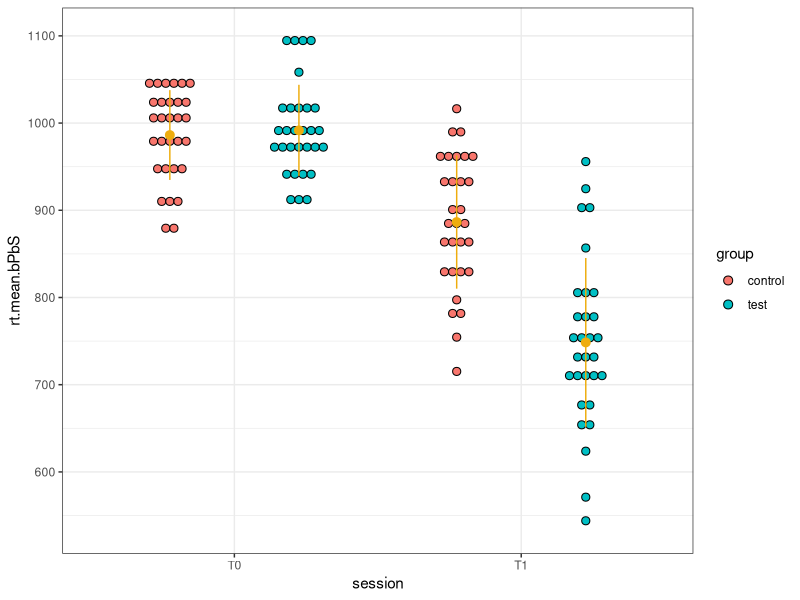
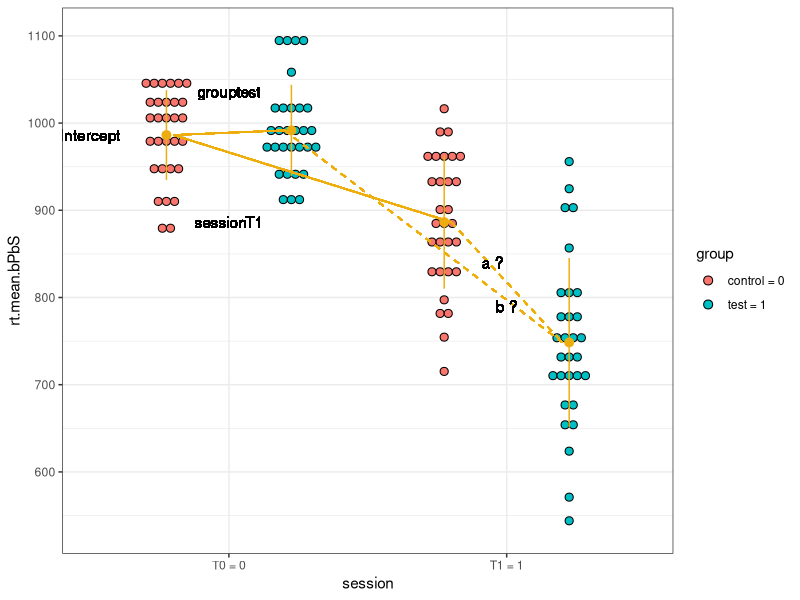
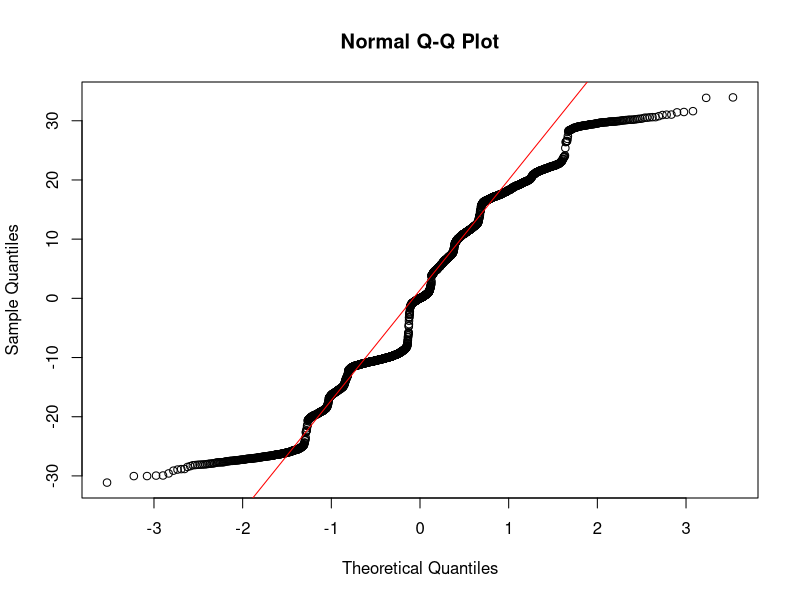
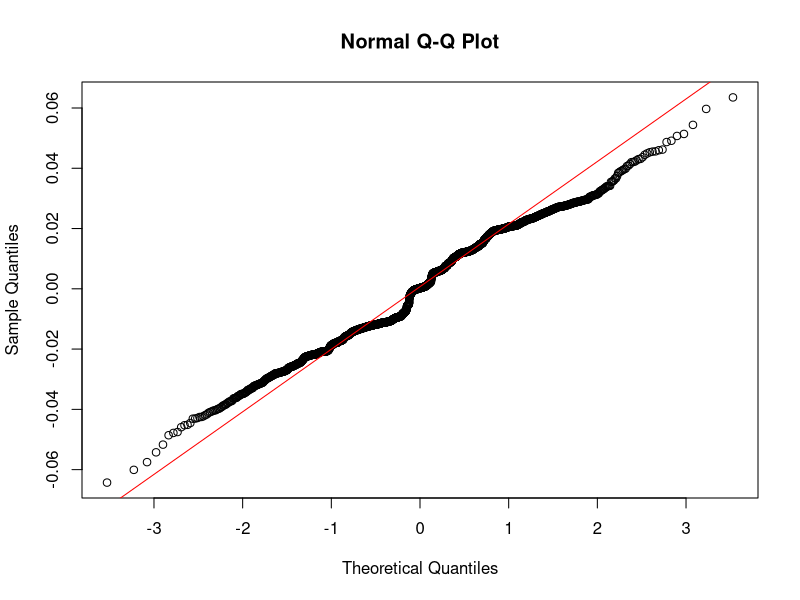
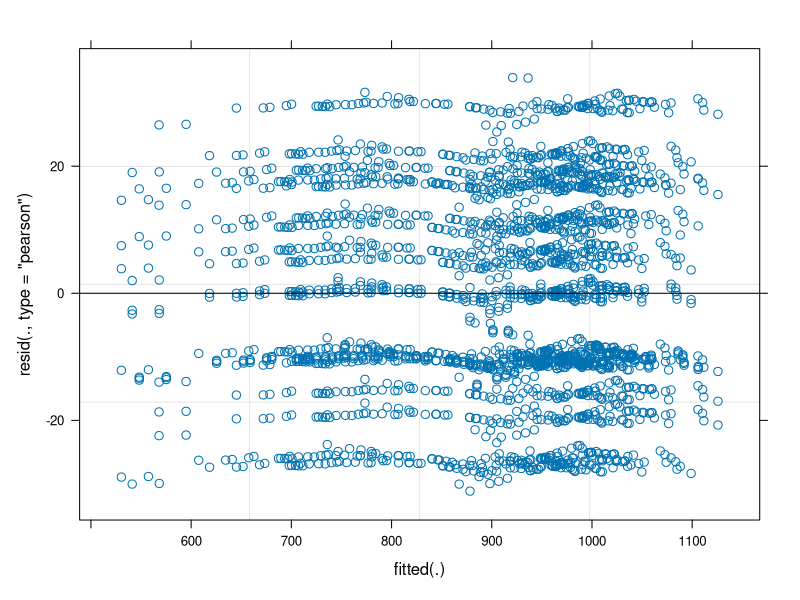
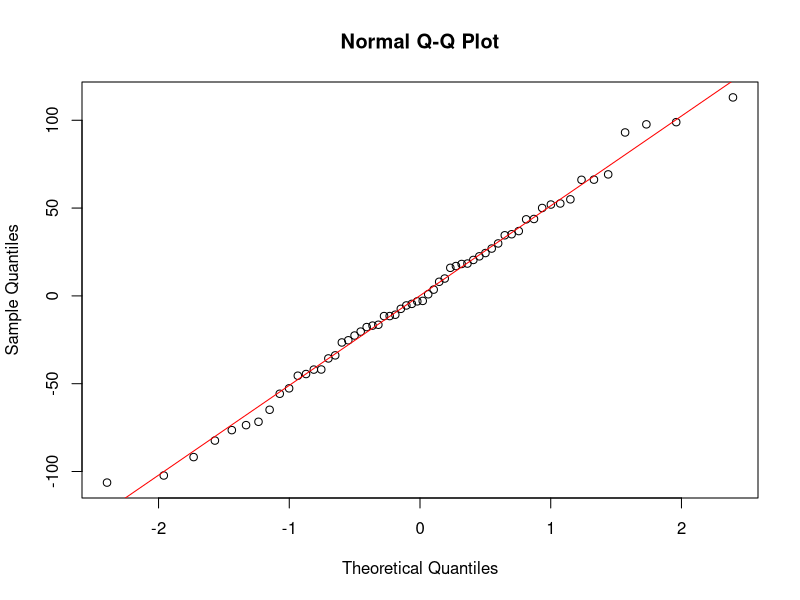
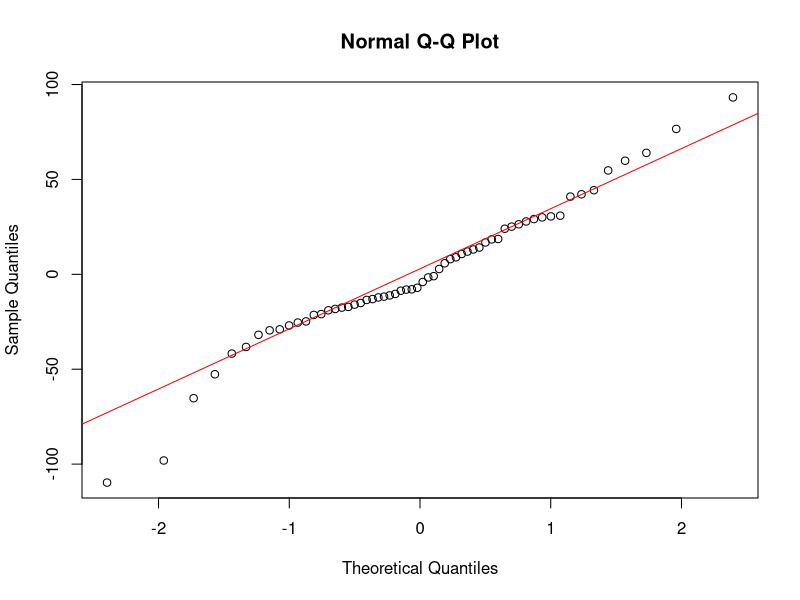
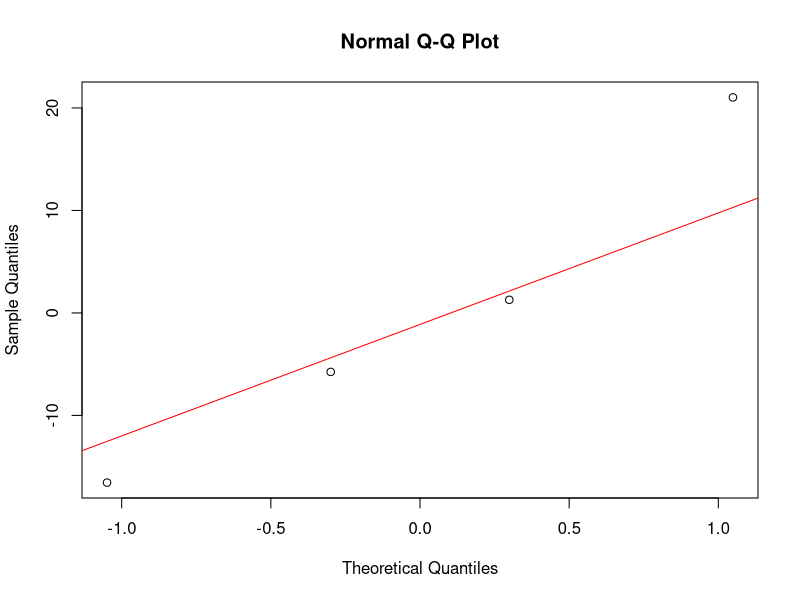

These charts were generated, in order, by the following R code:
## ---- chunk 1
# to perform planned contrasts & post-hocs /!\ load before tidyverse to prevent 
# masking its 'select' function
library(multcomp)

# to manipulate and plot data
library(tidyverse)

# to do mixed models
library(lme4)

# to obtain main effects from linear models and linear mixed models
library(rstatix)

## ---- chunk 2
data = read_csv("../data/dataset_groupXsessionXage.csv")%>%
  rename(participant = pax)%>%
  select(-age)

data.mean = data %>%
  group_by(participant, group,session)%>%
  summarise(rt.mean.bPbS = mean(rt))%>%
  ungroup()
## ---- chunk 3

ggplot(data.mean, aes(y = rt.mean.bPbS, x = session,fill = group))+
  geom_dotplot(binaxis = "y", stackdir = "center", dotsize = 0.5, position = "dodge")+
  stat_summary(geom = "pointrange",
    fun = mean,
    fun.min = function(x) mean(x) - sd(x),
    fun.max = function(x) mean(x) + sd(x),
    col = "darkgoldenrod2",
    position = position_dodge(width = 0.9),
    show.legend = FALSE)+
  theme_bw()
## ---- chunk 4
lme.conv = lmer(rt ~ group*session + (1+session|participant) + (1|item), data = data) 
## ---- chunk 5
Anova(lme.conv)
## ---- chunk 6
summary(glht(lme.conv))
## ---- chunk 7

data.interaction = data.mean%>%
  mutate(session = as.factor(session))%>%
  mutate(new_session = case_when(
    group == "control" ~ as.numeric(session)-0.225,
    group == "test" ~ as.numeric(session)+0.225
  ))%>%
  mutate(group = as.factor(group))%>%
  mutate(new_group = case_when(
    session == "T0" ~ as.numeric(group),
    session == "T1" ~ as.numeric(group)
  ))

## ---- chunk 8
lm = lm(rt.mean.bPbS ~ group*session, data = data.mean)

ggplot(data.interaction, aes(y = rt.mean.bPbS, x = session,fill = group))+
  geom_dotplot(binaxis = "y", stackdir = "center", dotsize = 0.5, position = "dodge")+
  stat_summary(geom = "pointrange",
    fun = mean,
    fun.min = function(x) mean(x) - sd(x),
    fun.max = function(x) mean(x) + sd(x),
    col = "darkgoldenrod2",
    position = position_dodge(width = 0.9),
    show.legend = FALSE)+
  # stat_summary(fun = mean, geom = "line", col = "darkgoldenrod2", aes(x = new_session, group = group)) +
  theme_bw()+
  geom_text(x=0.5, y=lm$coefficients[[1]], label="Intercept")+
  geom_segment(aes(x = 0.8, y = lm$coefficients[[1]], xend = 1.2, yend = lm$coefficients[[1]] +lm$coefficients[[2]]), color = "darkgoldenrod2")+
  geom_text(x=1, y=lm$coefficients[[1]]+50, label="grouptest")+
  geom_segment(aes(x = 0.8, y = lm$coefficients[[1]], xend = 1.8, yend = lm$coefficients[[1]]+lm$coefficients[[3]]), color = "darkgoldenrod2")+
  geom_text(x=1, y=lm$coefficients[[1]]+lm$coefficients[[3]], label="sessionT1")+
  geom_segment(aes(x = 1.2, y = lm$coefficients[[1]]+lm$coefficients[[2]], xend = 2.2, yend = lm$coefficients[[1]]+lm$coefficients[[2]]+lm$coefficients[[3]]+lm$coefficients[[4]]), linetype = "dashed", color = "darkgoldenrod2")+
  geom_text(x=2, y=790, label="b ?")+
  geom_segment(aes(x = 1.8, y = lm$coefficients[[1]]+lm$coefficients[[3]], xend = 2.2, yend = lm$coefficients[[1]]+lm$coefficients[[2]]+lm$coefficients[[3]]+lm$coefficients[[4]]),  linetype = "dashed", color = "darkgoldenrod2")+
  geom_text(x=1.95, y=840, label="a ?")+
  theme_bw()+
  scale_x_discrete(breaks = c("T0", "T1"), labels = c("T0 = 0","T1 = 1"))+
  scale_fill_manual(breaks = c("control", "test"), labels = c("control = 0", "test = 1"), values = c("#F8766D", "#00BFC4"))

## ---- chunk 9
data.post = data%>%
  mutate(group = as.factor(group),
         session = as.factor(session))
## ---- chunk 10
summary(glht(lme.conv, linfct = mcp(group = "Tukey")),test=adjusted("none")) 
## ---- chunk 11
# contrast
KgroupT0 = rbind(c(0,1,0,0))
# testing for the contrast, with no correction for multiple comparison : 
# we have only one comparison
summary(glht(lme.conv, linfct = KgroupT0),test=adjusted("none"))
## ---- chunk 12
summary(glht(lme.conv))
## ---- chunk 13
# define the contrast
KsessionTests = rbind(c(0,0,1,1))
# give it a name to keep track (this will appear in the output of the test)
rownames(KsessionTests) = "Session Tests"
# test it (no correction)
summary(glht(lme.conv, linfct = KsessionTests),test=adjusted("none"))
## ---- chunk 14

lme.group.relevel = lmer(rt ~ relevel(group, ref = "test") * session + 
                              (1 + session | participant) + (1 | item), 
                         data = data.post)
lme.group.relevel

## ---- chunk 15
# define the contrast for the sontrol groups
KsessionControls = rbind(c(0,0,1,0))
# give it a name to keep track
rownames(KsessionControls) = "Session Controls"
# combine the two contrasts
Ksession = rbind(KsessionControls,KsessionTests)
# test it and control for multiple comparison with bonferroni correction
summary(glht(lme.conv, linfct = Ksession),test=adjusted("bonferroni"))
## ---- chunk 16
# contrast for T1
KgroupT1 = rbind(c(0,1,0,1))
# contrast for T0
KgroupT0 = rbind(c(0,1,0,0))
# combine contrasts
Kgroup = rbind(KgroupT0,KgroupT1)
# give names to keep track
rownames(Kgroup) = c("group at T0","group at T1")
# test while correcting for multiple comparisons
summary(glht(lme.conv, linfct = Kgroup),test=adjusted("bonferroni"))

## ---- chunk 17
lme.session.relevel = lmer(rt ~ group * relevel(session, ref = "T1") 
                                + (1 + session | participant) + (1 | item), 
                           data = data.post)
lme.session.relevel
## ---- chunk 18
Ksessionmain=rbind(c(0,0,1,0.5))
rownames(Ksessionmain) = "Main effect of session"
summary(glht(lme.conv, linfct = Ksessionmain),test=adjusted("none"))
## ---- chunk 19
Kgroupmain=rbind(c(1,1,0.5,0.5)-c(1,0,0.5,0))
rownames(Kgroupmain) = "Main effect of group"
summary(glht(lme.conv, linfct = Kgroupmain),test=adjusted("none"))
## ---- chunk 20

Kinteraction=KsessionTests-KsessionControls # same as KgroupT1-KgroupT0
rownames(Kinteraction) = "Interaction"
Kinteraction
summary(glht(lme.conv, linfct = Kinteraction),test=adjusted("none"))

## ---- chunk 21
# plan your contrast and test all at once
Kultimate=rbind(Kgroupmain,
                Ksessionmain,
                Kinteraction,
                Ksession)
summary(glht(lme.conv, linfct = Kultimate),test=adjusted("bonferroni"))
summary(lme.conv)
## ---- chunk 22
qqnorm(resid(lme.conv))
qqline(resid(lme.conv), col = "red")

lme.log = lmer(log(rt) ~ group * session + (1 + session | participant) + (1 | item), data = data)

qqnorm(resid(lme.log))
qqline(resid(lme.log), col = "red")
## ---- chunk 23
summary(lme.log)
summary(lme.conv)
## ---- chunk 24
plot(lme.conv)
## ---- chunk 25
qqnorm(ranef(lme.conv)$participant[,1] )
qqline(ranef(lme.conv)$participant[,1], col = "red")

qqnorm(ranef(lme.conv)$participant[,2] )
qqline(ranef(lme.conv)$participant[,2], col = "red")

qqnorm(ranef(lme.conv)$item[,1] )
qqline(ranef(lme.conv)$item[,1], col = "red")
